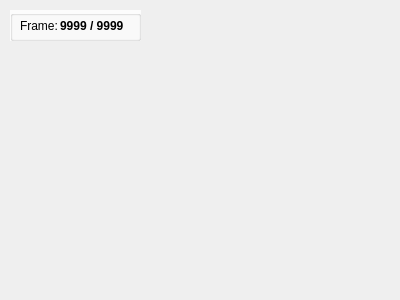
<?xml version="1.0" encoding="UTF-8"?>
<ui version="4.0">
 <class>PlayerWindow</class>
 <widget class="QDialog" name="PlayerWindow">
  <property name="geometry">
   <rect>
    <x>0</x>
    <y>0</y>
    <width>400</width>
    <height>300</height>
   </rect>
  </property>
  <property name="windowTitle">
   <string>Dialog</string>
  </property>
  <widget class="QLabel" name="bgImage">
   <property name="geometry">
    <rect>
     <x>90</x>
     <y>50</y>
     <width>181</width>
     <height>171</height>
    </rect>
   </property>
   <property name="text">
    <string/>
   </property>
  </widget>
  <widget class="QGroupBox" name="infoBox">
   <property name="geometry">
    <rect>
     <x>10</x>
     <y>10</y>
     <width>131</width>
     <height>31</height>
    </rect>
   </property>
   <property name="styleSheet">
    <string notr="true">background-color: rgba(255, 255, 255, 200);</string>
   </property>
   <property name="title">
    <string/>
   </property>
   <widget class="QLabel" name="frameLabel">
    <property name="geometry">
     <rect>
      <x>10</x>
      <y>8</y>
      <width>41</width>
      <height>16</height>
     </rect>
    </property>
    <property name="styleSheet">
     <string notr="true">background: transparent;</string>
    </property>
    <property name="text">
     <string>Frame:</string>
    </property>
   </widget>
   <widget class="QLabel" name="frameCount">
    <property name="geometry">
     <rect>
      <x>50</x>
      <y>8</y>
      <width>71</width>
      <height>16</height>
     </rect>
    </property>
    <property name="font">
     <font>
      <weight>75</weight>
      <bold>true</bold>
     </font>
    </property>
    <property name="styleSheet">
     <string notr="true">background: transparent;</string>
    </property>
    <property name="text">
     <string>9999 / 9999</string>
    </property>
   </widget>
  </widget>
 </widget>
 <resources/>
 <connections/>
</ui>
